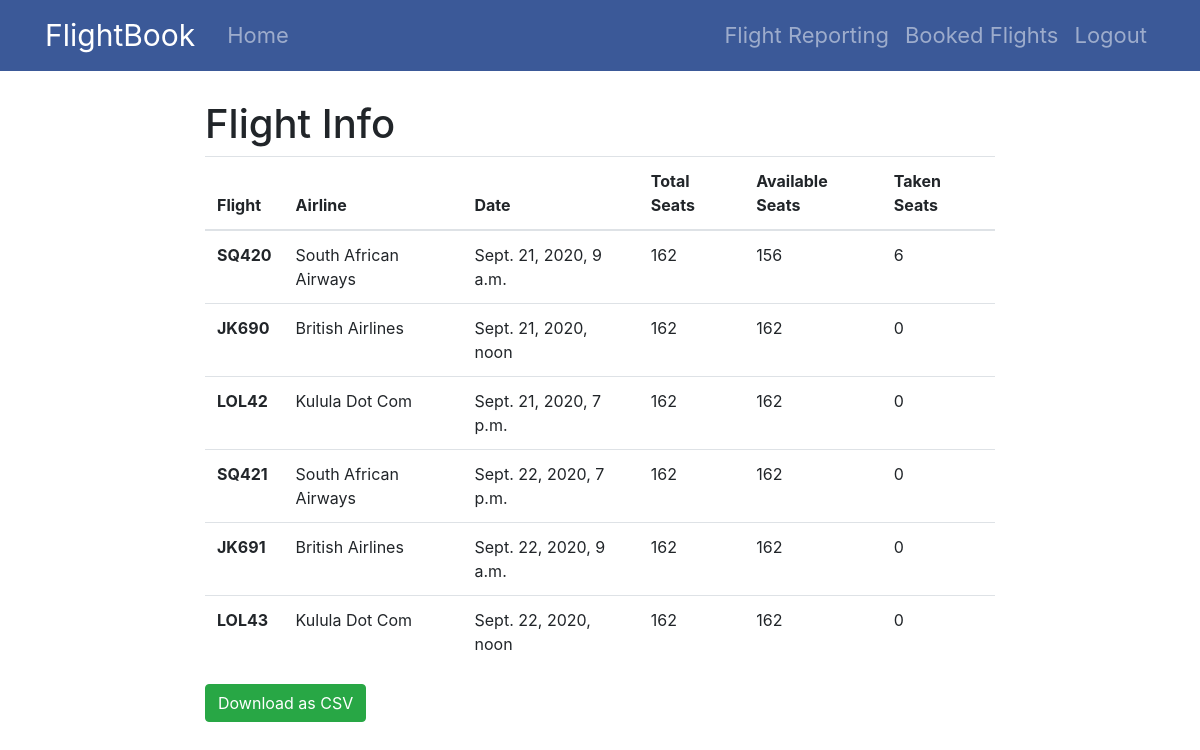
The page /management/report/ (signed in) on the database as committed earlier.
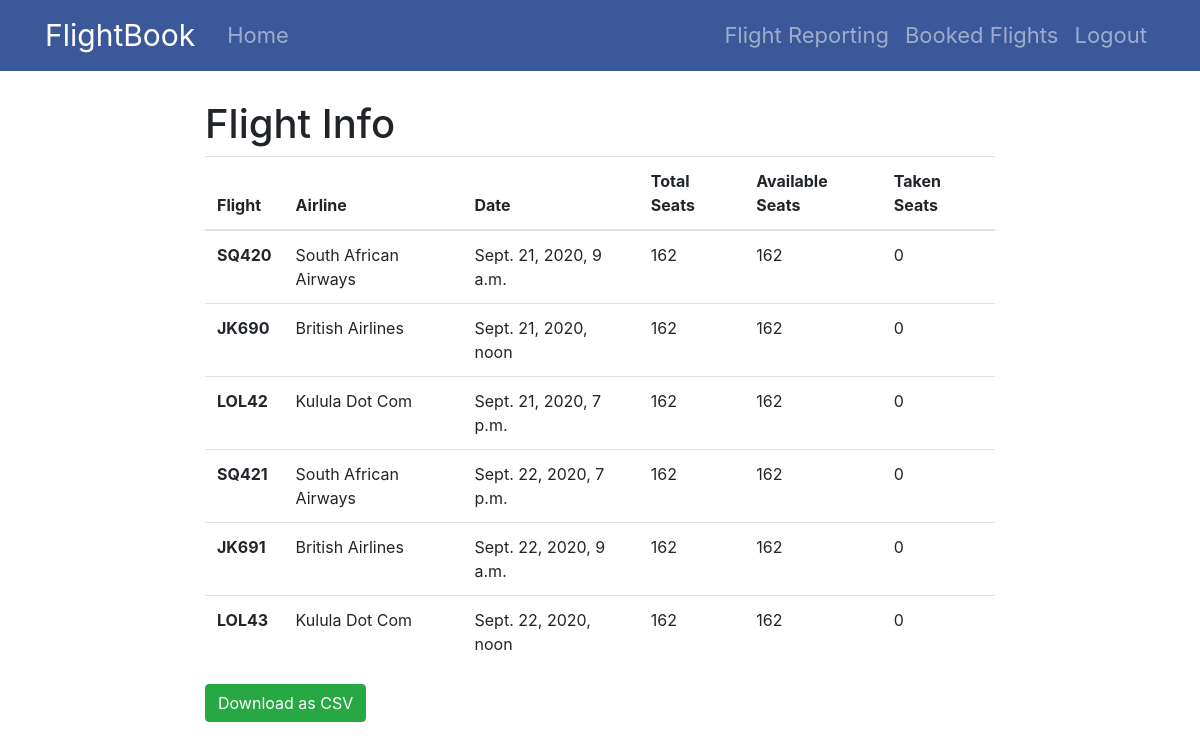
The same page on the database as committed later.
### booking/models.py (models this page shows)
class Flight(models.Model):
    flightNo = models.CharField(max_length=5)
    airline = models.CharField(max_length=100)
    seatsAvailable = models.IntegerField()
    departureLocation = models.CharField(max_length=100)
    arrivalLocation = models.CharField(max_length=100)
    flightDateTime = models.DateTimeField()
    flightDuration = models.CharField(max_length=20)
    departureTerminal = models.CharField(max_length=3)
    planeID = models.ForeignKey(Plane, on_delete=models.CASCADE)
    economyCost = models.DecimalField(default=0, decimal_places=2, max_digits=12)
    businessCost = models.DecimalField(default=0, decimal_places=2, max_digits=12)
    firstCost = models.DecimalField(default=0, decimal_places=2, max_digits=12)

### management/views.py (the view, shortened to what this page needs)
# urls.py: path('report/', views.FlightInfo.as_view(), name='report'),
class FlightInfo(ListView):
    template_name = 'management/management_list.html'
    model = Flight
    context_object_name = 'flights'
    ordering = ['flightDateTime']
    def get_context_data(self, **kwargs):
        context = super().get_context_data(**kwargs)
        a = []
        c = []
        for flight in Flight.objects.all():
            numseats = flight.planeID.seatsAvailable
            c.append(numseats)
            a.append(numseats - flight.seatsAvailable)
        b = Flight.objects.all()
        context['triinfo'] = zip(a,b,c)
        return context

### management/templates/management/management_list.html
{% extends "main/base.html" %}
{% block content %}
    {% if user.is_staff %}
    <h1>Flight Info</h1>
    <table class="table">
        <thead>
            <tr>
                <th scope="col">Flight</th>
                <th scope="col">Airline</th>
                <th scope="col">Date</th>
                <th scope="col">Total Seats</th>
                <th scope="col">Available Seats</th>
                <th scope="col">Taken Seats</th>
            </tr>
        </thead>
        <tbody>
            {% for seats,flight,totalseats in triinfo%}
                <tr>
                    <th scope="row">{{ flight.flightNo }}</th>
                    <td>{{ flight.airline }}</td>
                    <td>{{ flight.flightDateTime }}</td>
                    <td>{{ totalseats }}</td>
                    <td>{{ flight.seatsAvailable }}</td>
                    <td>{{seats}}</td>
                </tr>
            {% endfor %}
        </tbody>
    </table>
    <td><a href="{% url 'downloadinfo' %}"><button type="button" class="btn btn-success">Download as CSV</button></a></td>
    {% else %}
        <h1>You do not have the required credentials to view this page</h1>
    {% endif%}
{% endblock content %}

### members/templates/main/base.html (shortened to what this page needs)
<!doctype html>
<html>
<head>
	<link rel="stylesheet" href="https://stackpath.bootstrapcdn.com/bootstrap/4.3.1/css/bootstrap.min.css">
</head>
<body>
	<header class="site-header">
		<nav class="navbar navbar-expand-md navbar-dark bg-steel fixed-top">
		  <div class="container">
			<a class="navbar-brand mr-4" style="font-size: 30px !important" href="{% url 'index' %}">FlightBook</a>
			<div class="collapse navbar-collapse" id="navbarToggle">
			  <div class="navbar-nav mr-auto">
				<a class="nav-item nav-link" href="{% url 'index' %}">Home</a>
			  </div>
			  <div class="navbar-nav">
				{% if user.is_authenticated %}
				{% if user.is_staff %}
				<a class="nav-item nav-link" href="{% url 'report' %}">Flight Reporting</a>
				{% endif %}
				  <a class="nav-item nav-link" href="{% url 'cancellation-list' %}">Booked Flights</a>
				  <a class="nav-item nav-link" href="/logout">Logout</a>
				{% else %}
				  <a class="nav-item nav-link" href="/login">Login</a>
				  <a class="nav-item nav-link" href="/register">Register</a>
				{% endif %}
			  </div>
			</div>
		  </div>
		</nav>
	  </header>
	<div id="content" name="content" class="main">
		<div class="row justify-content-center">
			<div class="col-8">
				{% block content %}
				{% endblock %}
			</div>
		</div>
	</div>
</body>
</html>

### members/templates/main/base.html (style rules this page uses)
.navbar { background-color:#3B5998; font-size: 22px !important; }
.main { margin-left:0px; margin-top: 100px; padding: 0px 0px; }

Rows that differ between the two databases and show on the page:
changed Flight "SQ420": seatsAvailable "156" → "162"; seats "6" → "0"
